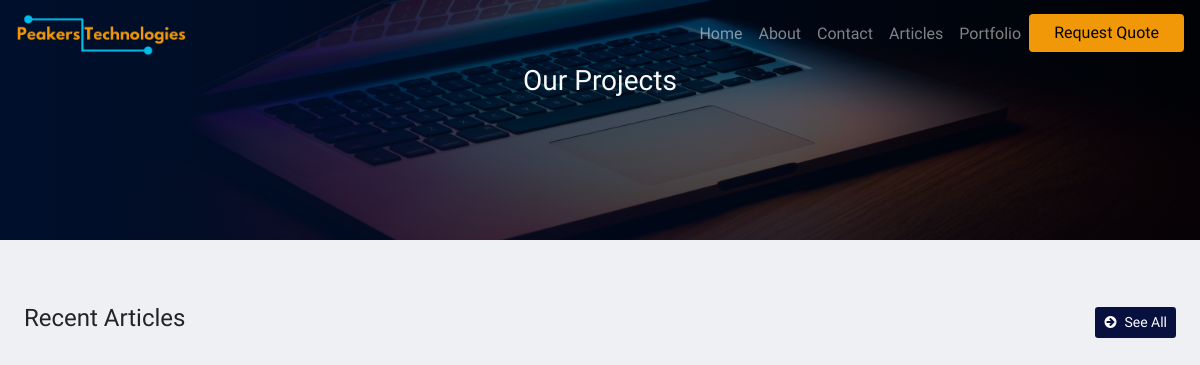
Before: /projects with the older database file.
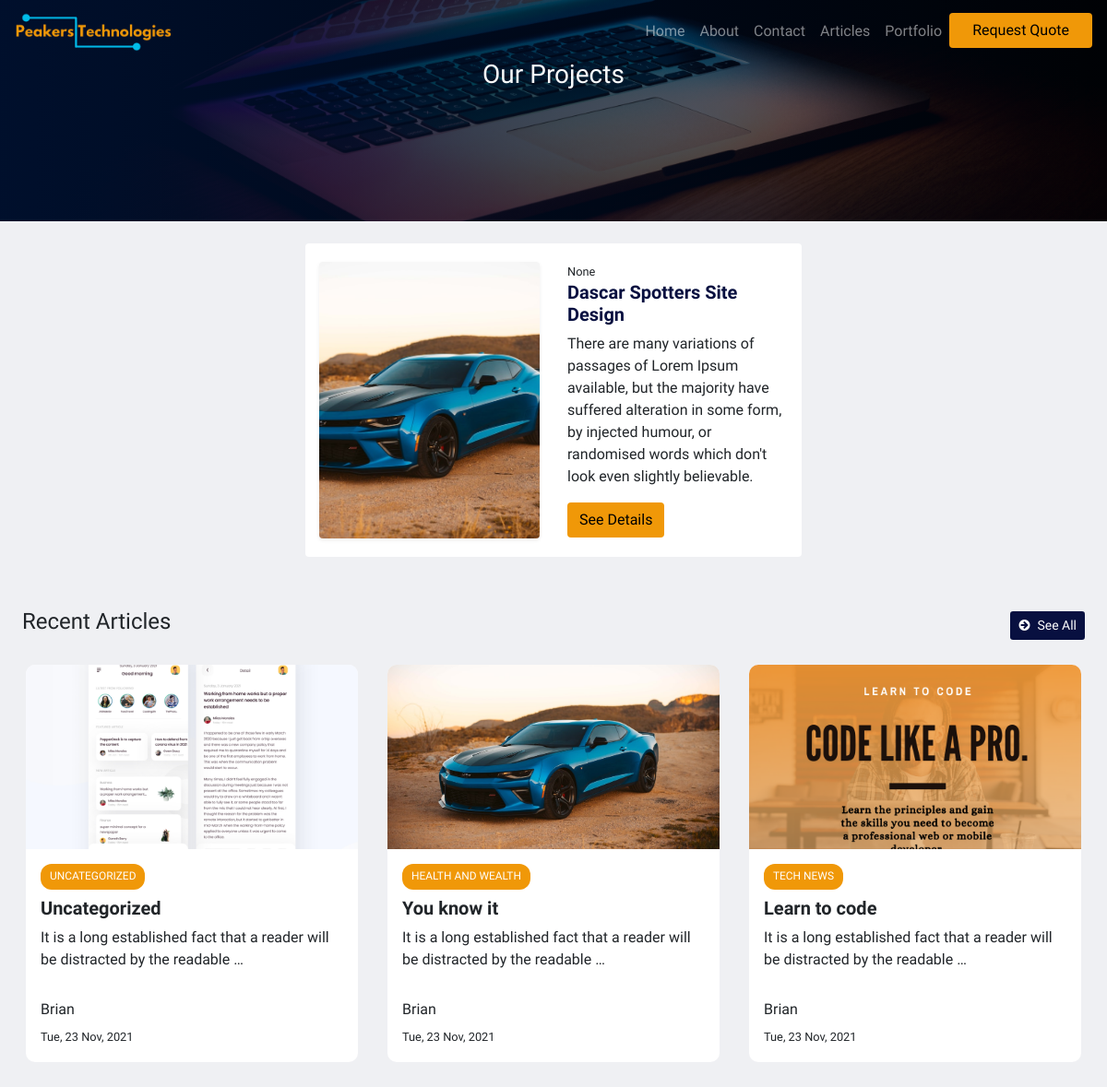
After: the same page with the newer database file.
### website/models.py (models this page shows, shortened)
class Project(models.Model):
    title = models.CharField(max_length = 50)
    description = models.TextField()
    views = models.IntegerField(default=0,blank=True)
    slug = models.SlugField(max_length=200)
    image_url = models.ImageField()
    project_url = models.CharField(max_length= 255, blank=True, null = True)
    keywords = models.TextField()
    service = models.ForeignKey(Service, on_delete=models.SET_NULL, null=True, blank=True)
    created_at = models.DateTimeField(auto_now_add=True)
    updated_at = models.DateTimeField(auto_now=True)

class Article(models.Model):
    title = models.CharField(max_length = 100)
    post = models.TextField()
    likes = models.IntegerField(default=0, blank=True)
    dislikes = models.IntegerField(default=0, blank=True)
    slug = models.SlugField(max_length=200)
    image_url = models.ImageField()
    views = models.IntegerField(default=0,blank=True)
    keywords = models.TextField()
    STATUS_CHOICES = (
        ('P', 'Published'),
        ('D', 'Draft'),
        ('S', 'Scheduled')
    )
    status = models.CharField(default="Published", max_length=1001)
    schedule_date = models.DateTimeField(null=True, blank=True)
    category = models.ForeignKey(Category, on_delete=models.CASCADE, blank=False, null=False)
    user = models.ForeignKey(User, on_delete=models.CASCADE, blank=False, null=False)
    created_at = models.DateTimeField(auto_now_add=True)
    updated_at = models.DateTimeField(auto_now=True)

class Category(models.Model):
    name = models.CharField(max_length = 50)
    views = models.IntegerField(default=0,blank=True)
    slug = models.SlugField(max_length=200)
    created_at = models.DateTimeField(auto_now_add=True)
    updated_at = models.DateTimeField(auto_now=True)
    def __str__(self):
        return self.name

### website/views.py (the view)
# urls.py: path('projects', ProjectList.as_view(), name="projects"),
def projects(request):
    context = {
        'articles' : Article.objects.all()[:3],
        'projects' : Project.objects.all(),
    }
    return render(request,"projects.html", context )

### website/templates/projects.html (shortened to what this page needs)
{% extends 'layouts/base.html' %}
{% block 'content' %}
<div class="container-fluid">
    <div class="row justify-content-center pt-5 bg-main small-banner">
      <div id="overlay-small"></div>
        <div class="col-lg-8">
          <h3 class="text-center text-light mt-3">Our Projects</h4>
        </div>
    </div>
    <div class="row justify-content-center mb-5 mt-3">
      {% for project in projects %}
      <div class="col-lg-6 my-2">
          <div class="card border-0  rounded mx-3">
              <div class="card-body px-0">
                  <div class="container-fluid">
                      <div class="row">
                          <div class="col-lg-6 d-flex flex-column align-content-center">
                              <img src="{{project.image_url.url}}" class="project-image mx-auto shadow-sm rounded img-fluid">
                          </div>
                          <div class="col-lg-6 d-flex flex-column justify-content-center ">
                              <small>{{project.service}}</small>
                              <h5 class="font-weight-bold text-main">{{project.title}}</h5>
                              <p>{{project.description}}</p>
                              <div class="d-flex flex-row">
                                  <a href="#" class="btn btn-acc ">See Details</a>
                              </div>
                          </div>
                      </div>
                  </div>
              </div>
          </div>
      </div>
      {% endfor %}
    </div>
    <div class="row mt-5 mb-3 px-4">
        <h4 class="">Recent Articles</h4>
        <a href="{% url 'all_articles' %}" class="btn btn-main ml-auto btn-sm my-auto"><i class="fa fa-arrow-circle-right mr-2"></i>See All</a>
    </div>
    <div class="row justify-content-center mb-5">
        {% include 'layouts/simple-post.html' %}
    </div>
</div>
{% endblock %}

### website/templates/layouts/simple-post.html
{% for post in articles %}
              <article class="post my-2 ">
                <div class="post__image-container">
                   <a href="{% url 'post_details' post.id %}"> <img src="{{post.image_url.url}}" alt="An image of a Truck"></a>
                </div>
                <div class="post__text-container">
                    <small class="post__tag bg-acc">{{post.category}}</small>
                    <h5 class="font-weight-bold">{{post.title}}</h2>
                        {% autoescape off %}
                            <p class="post__description">{{post.post | truncatewords:15}}</p>
                        {% endautoescape %}
                    <div class="post__profile">
                        <div class="post__author-data">
                            <h6 class="post__author-name">{{post.user|title}}</h3>
                            <small class="post__date">{{post.created_at | date:"D, d M, Y"}}</small>
                        </div>
                    </div>
                </div>
            </article>
{% endfor %}

Changed rows visible on the page:
added Project: image_url (picture), service "None", title "Dascar Spotters Site Design", description "There are many variations of passages of Lorem Ipsum available, but the majority have suffered alteration in some form, by injected humour, or randomised words which don't look even slightly believable."
added Article: image_url (picture), category "UNCATEGORIZED", title "Uncategorized", post "It is a long established fact that a reader will be distracted by the readable …", user "Brian", created_at "Tue, 23 Nov, 2021"
added Article: image_url (picture), category "HEALTH AND WEALTH", title "You know it", post "It is a long established fact that a reader will be distracted by the readable …", user "Brian", created_at "Tue, 23 Nov, 2021"
added Article: image_url (picture), category "TECH NEWS", title "Learn to code", post "It is a long established fact that a reader will be distracted by the readable …", user "Brian", created_at "Tue, 23 Nov, 2021"
